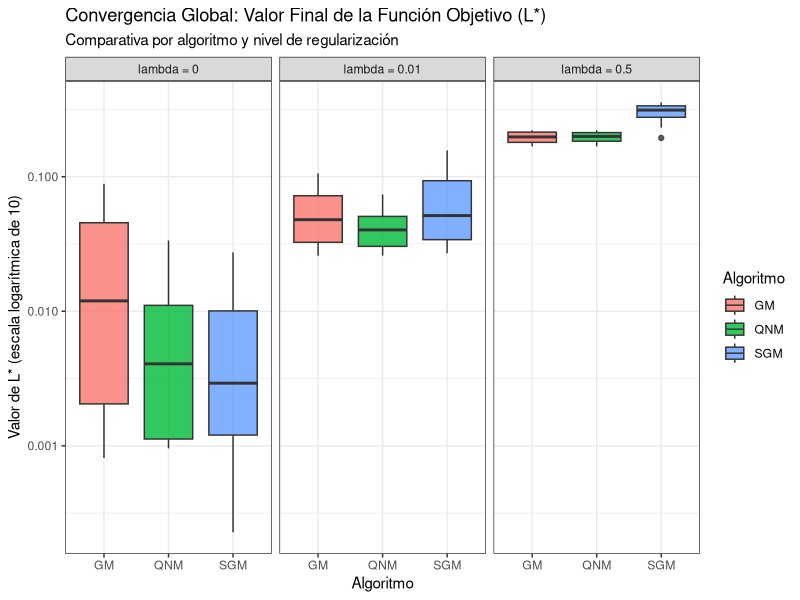
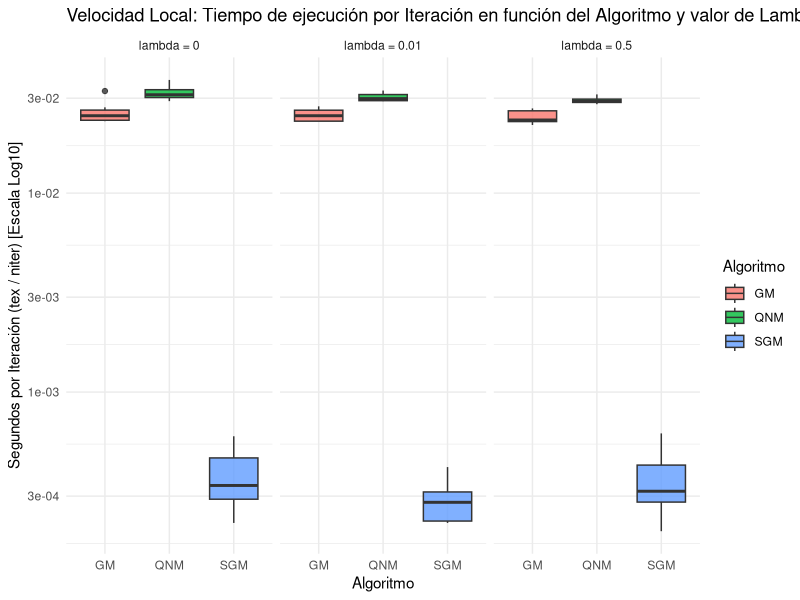
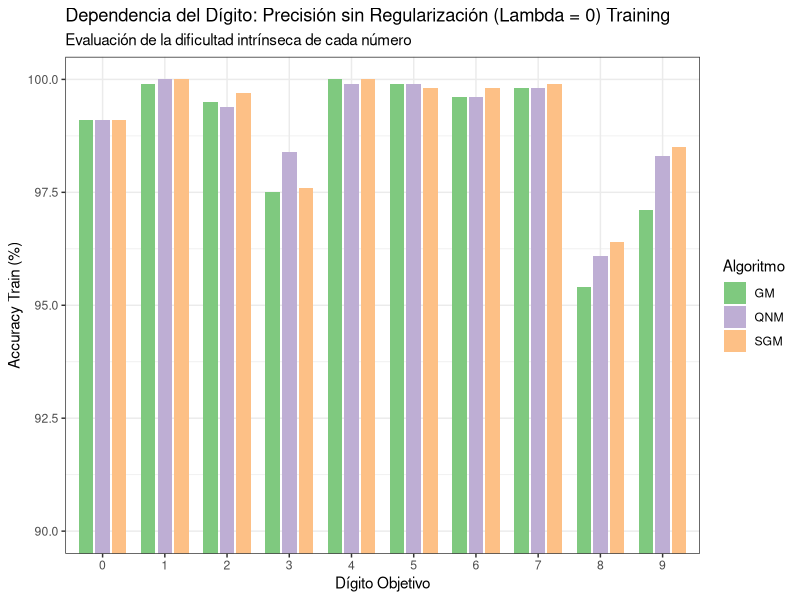
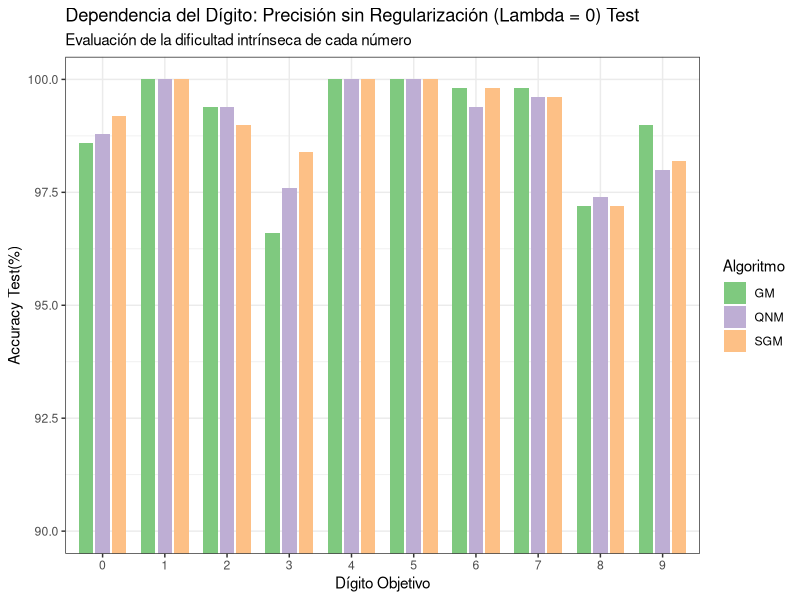
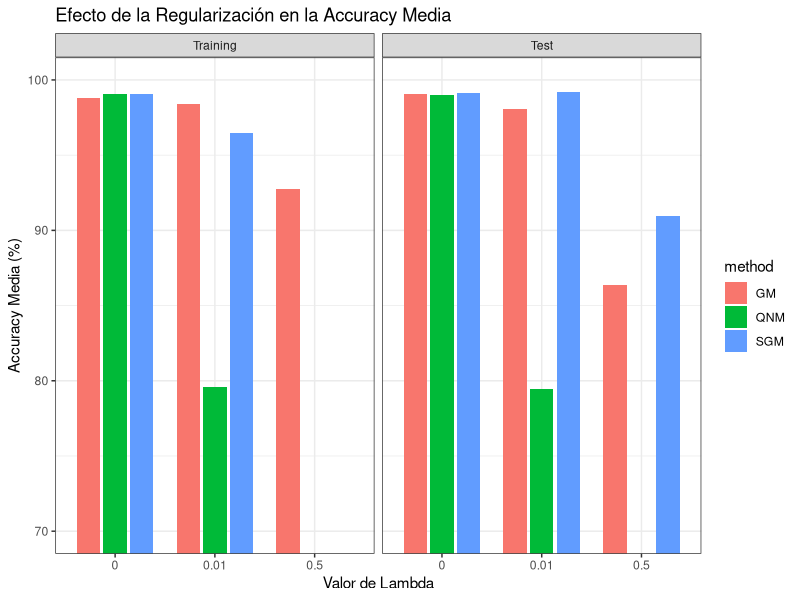
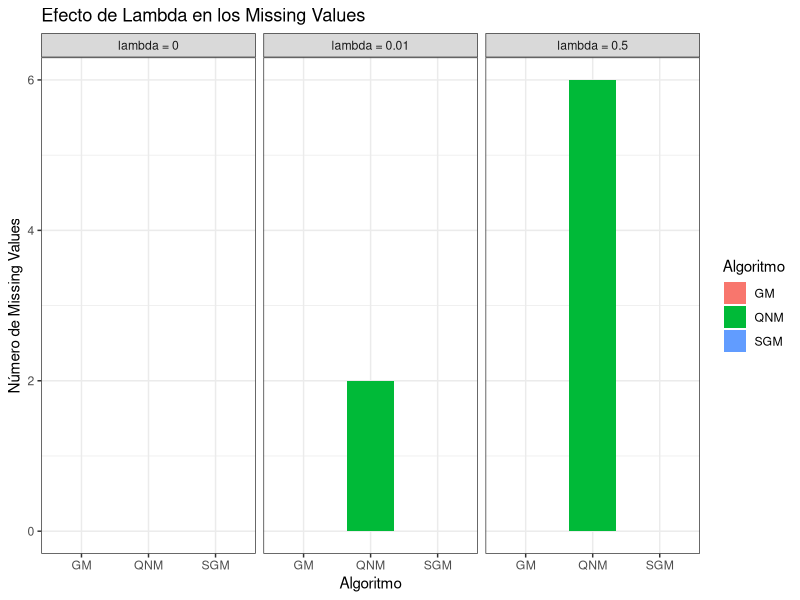
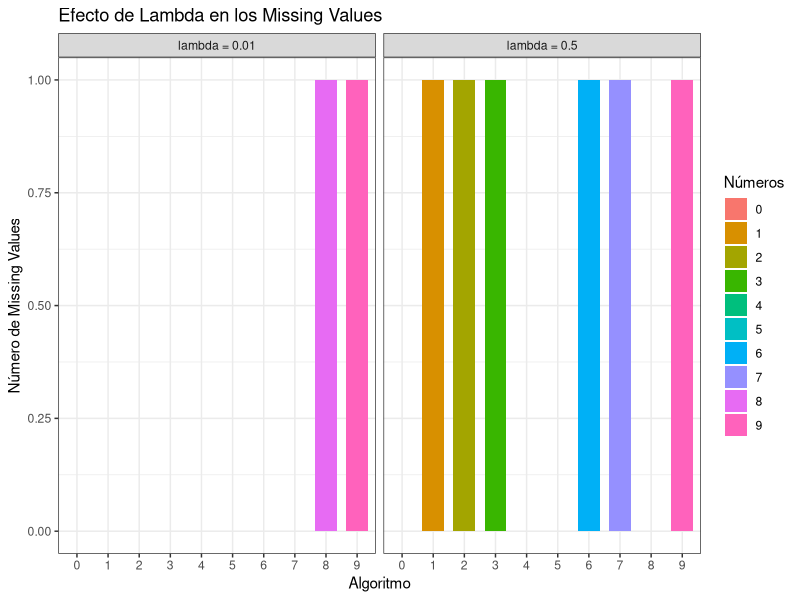

Here is the R script that generated these plots, in order:
library(dplyr)
library(ggplot2)
library(tidyr)

# Cargar los datos
df <- read.csv("uo_nn_batch.csv", sep=";", header = TRUE, strip.white=TRUE)

# Renombrar columnas para evitar problemas con los espacios del CSV original
datos_slnn <- df %>% 
  mutate(num_target = n,lambda =la, iter_epoc=iter.epoc,L_star = L., ngL_star =ngL.) %>%
  select(num_target,lambda,isd,iter_epoc,mbatch,L_star,ngL_star,tex,tr_acc,te_acc) %>% 
  mutate(
    # Asignar nombres a los algoritmos
    method = case_when(
      isd == 1 ~ "GM",
      isd == 3 ~ "QNM",
      isd == 7 ~ "SGM"
    ),
    method = factor(method, levels = c("GM", "QNM", "SGM")),
    num_target = as.factor(num_target),
    lambda = as.factor(lambda),
    niter = case_when(
      isd < 7 ~ iter_epoc,
      isd >=7 ~ mbatch / iter_epoc,
    ),
    tex_niter = tex / niter,
    niter = as.integer(niter)) %>% 
  select(num_target,lambda,method,niter,tex_niter,L_star,ngL_star,tex,tr_acc,te_acc)

#mirar que hizo unai y arreglar gráficas
#mejorar graficas de unai y cambiar cosas por mi dataset, add grafico de NAN's para QNM + graficos en funcion de digito

# ---------------------------------------------------------
# GRÁFICO 1: Convergencia Global (L*) [Para apartado 1.a y 2.a]
# ---------------------------------------------------------
# Usamos escala logarítmica (log10) porque los valores de L* ahora serán muy pequeños.
# Separamos los 3 valores de Lambda en paneles (facet_wrap).

ggplot(datos_slnn, aes(x = method, y = L_star, fill = method)) +
  geom_boxplot(alpha = 0.8) +
  facet_wrap(~ lambda, labeller = as_labeller(function(x) paste("lambda =", x))) +
  scale_y_log10() + # Escala logarítmica vital para ver diferencias en L*
  theme_bw() +
  labs(title = "Convergencia Global: Valor Final de la Función Objetivo (L*)",
       subtitle = "Comparativa por algoritmo y nivel de regularización",
       x = "Algoritmo",
       y = "Valor de L* (escala logarítmica de 10)",
       fill = "Algoritmo")



# ---------------------------------------------------------
# GRÁFICO 2: Eficiencia Local (Tiempo por Iteración) [Para apartado 1.b]
# ---------------------------------------------------------
# También en escala logarítmica para poder ver la cajita del SGM.

ggplot(datos_slnn, aes(x = method, y = tex_niter, fill = method)) +
  geom_boxplot(alpha = 0.8) +
  scale_y_log10() +
  facet_wrap(~ lambda, labeller = as_labeller(function(x) paste("lambda =", x))) +
  theme_minimal() +
  labs(title = "Velocidad Local: Tiempo de ejecución por Iteración en función del Algoritmo y valor de Lambda",
       x = "Algoritmo",
       y = "Segundos por Iteración (tex / niter) [Escala Log10]",
       fill = "Algoritmo")

#tamb se podría hacer uno para valroes de lambda concretos y uno general sin tener en cuenta lambda

# ---------------------------------------------------------
# GRÁFICO 3: Precisión por Dígito (Lambda = 0) [Para apartado 1.c]
# ---------------------------------------------------------
datos_train_test <- datos_slnn %>%
  pivot_longer(cols = c(tr_acc, te_acc), names_to = "acc_type", values_to = "accuracy") %>%
  mutate(acc_type = factor(acc_type, levels = c("tr_acc", "te_acc"), labels = c("Training", "Test")))

# Comparamos Training vs Test para cada número para ver si la red sufre con el 8 o el 9.
ggplot(datos_train_test %>% filter(lambda == 0,acc_type == "Training"), aes(x = num_target, y = accuracy, fill = method)) +
   geom_bar(stat = "identity", position = position_dodge(width = 0.8), width = 0.7) +
   #facet_wrap(~ acc_type) +
   theme_bw() +
   coord_cartesian(ylim = c(90, 100)) + # Hacemos "zoom" para no ver las barras desde 0
   labs(title = "Dependencia del Dígito: Precisión sin Regularización (Lambda = 0) Training",
        subtitle = "Evaluación de la dificultad intrínseca de cada número",
        x = "Dígito Objetivo",
        y = "Accuracy Train (%)",
        fill= "Algoritmo") +
  scale_fill_brewer(palette = "Accent")

ggplot(datos_train_test %>% filter(lambda == 0,acc_type == "Test"), aes(x = num_target, y = accuracy, fill = method)) +
  geom_bar(stat = "identity", position = position_dodge(width = 0.8), width = 0.7) +
  #facet_wrap(~ acc_type) +
  theme_bw() +
  coord_cartesian(ylim = c(90, 100)) + # Hacemos "zoom" para no ver las barras desde 0
  labs(title = "Dependencia del Dígito: Precisión sin Regularización (Lambda = 0) Test",
       subtitle = "Evaluación de la dificultad intrínseca de cada número",
       x = "Dígito Objetivo",
       y = "Accuracy Test(%)",
       fill= "Algoritmo") +
  scale_fill_brewer(palette = "Accent")


# ---------------------------------------------------------
# GRÁFICO 4: Efecto de Lambda en la Precisión [Para apartado 2.b]
# ---------------------------------------------------------
# Calculamos la media de todos los dígitos para ver el efecto general del sobreajuste
datos_medias <- datos_train_test %>%
  group_by(method, lambda, acc_type) %>%
  summarise(mean_accuracy = mean(accuracy, na.rm = TRUE), .groups = 'drop')

ggplot(datos_medias, aes(x = lambda, y = mean_accuracy, fill = method)) +
    geom_bar(stat = "identity", position = position_dodge(width = 0.8), width = 0.7) +
    facet_wrap(~ acc_type) +
    theme_bw() +
    coord_cartesian(ylim = c(70, 100)) +
    labs(title = "Efecto de la Regularización en la Accuracy Media",
         x = "Valor de Lambda",
         y = "Accuracy Media (%)")

# ---------------------------------------------------------
# GRÁFICO 5: Mas Efectos de Lambda: NA's 
# ---------------------------------------------------------

datos_na <- datos_slnn %>% mutate(
 has_na =case_when(
   rowSums(is.na(datos_slnn)) > 0 ~ 1,
   rowSums(is.na(datos_slnn)) <= 0 ~ 0
  )
) %>%
  select(lambda,method,has_na) %>% 
  group_by(method,lambda) %>% 
  summarise(n_missing = sum(has_na))


#Muestra cuantos missing values tienen los metodos en funcion de lambda
ggplot(datos_na, aes(x = method, y = n_missing, fill = method)) +
  geom_bar(stat = "identity", position = position_dodge(width = 0.8), width = 0.7) +
  facet_wrap(~ lambda, labeller = as_labeller(function(x) paste("lambda =", x))) +
  theme_bw() +
  labs(title = "Efecto de Lambda en los Missing Values",
       x = "Algoritmo",
       y = "Número de Missing Values",
       fill = "Algoritmo")


datos_na_numbers <- datos_slnn %>% mutate(
  has_na =case_when(
    rowSums(is.na(datos_slnn)) > 0 ~ 1,
    rowSums(is.na(datos_slnn)) <= 0 ~ 0
  )
) %>% 
  filter(method == "QNM",lambda != 0) %>%
  select(lambda,num_target,has_na) %>% 
  group_by(num_target,lambda) %>% 
  summarise(n_missing = sum(has_na))
  
  
#Muestra cuantos missing values tienen los numeros en funcion de lambda
ggplot(datos_na_numbers, aes(x = num_target, y = n_missing, fill = num_target)) +
  geom_bar(stat = "identity", position = position_dodge(width = 0.8), width = 0.7) +
  facet_wrap(~ lambda, labeller = as_labeller(function(x) paste("lambda =", x))) +
  theme_bw() +
  labs(title = "Efecto de Lambda en los Missing Values",
       x = "Algoritmo",
       y = "Número de Missing Values",
       fill = "Números")
